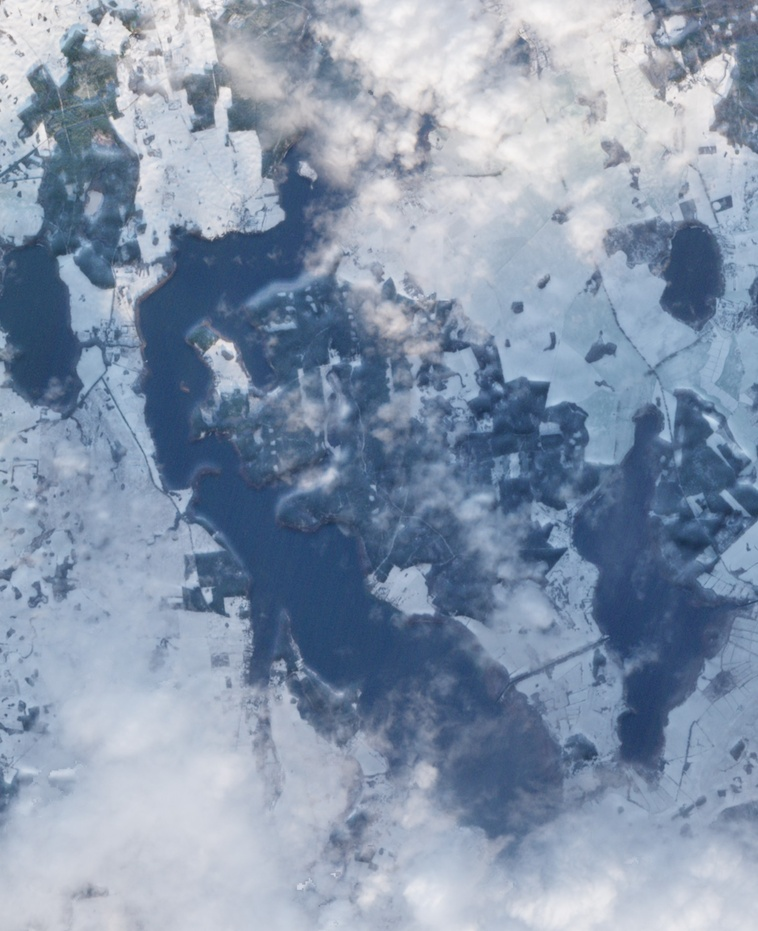
#> input picture Satellite pics/2020-01-05-00_00_2020-01-05-23_59_Sentinel-2_L2A_True_color (1).jpg, 758 x 931 px, shrunk from 1533 x 1884 before the run; its folder holds only this picture in this run
$ python postprocess.py
#> lines starting #> are read from the running program, lines starting #| are printed output that depends on the picture
import cv2
import os

current_dir = os.path.dirname(os.path.abspath(__file__))
pics_dir = os.path.join(current_dir, "Satellite pics")
results_dir = os.path.join(current_dir, "results")
os.makedirs(pics_dir, exist_ok=True)
print(f"directory: {pics_dir}")

for img_name in os.listdir(pics_dir):
    if img_name.endswith(".jpg"):
        img_path = os.path.join(pics_dir, img_name)
        img = cv2.imread(img_path)
#> img is the input picture: shape (931, 758, 3); mean B, G, R 172.3, 150.5, 134.8

        denoised = cv2.GaussianBlur(img, (5, 5), 0)

        hsv = cv2.cvtColor(denoised, cv2.COLOR_BGR2HSV)
#> hsv: shape (931, 758, 3); mean H, S, V 108.1, 65, 172.3

        clahe = cv2.createCLAHE(clipLimit=3.0, tileGridSize=(8, 8))
        hsv[:, :, 2] = clahe.apply(hsv[:, :, 2])
#> hsv: shape (931, 758, 3); mean H, S, V 108.1, 65, 146.1

        enhanced = cv2.cvtColor(hsv, cv2.COLOR_HSV2BGR)
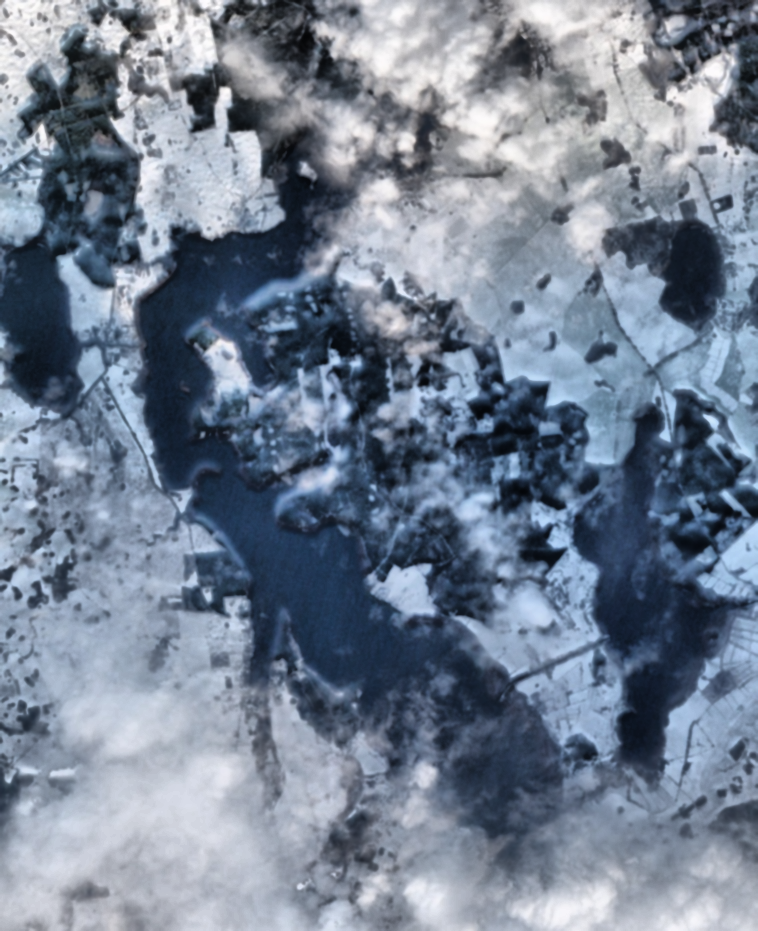
#> enhanced: shape (931, 758, 3); mean B, G, R 146.1, 128.6, 116.3

        output_path = os.path.join(results_dir, img_name)
        cv2.imwrite(output_path, enhanced)

print("Success!")

$ run again, on Satellite pics/2020-03-13-00_00_2020-03-13-23_59_Sentinel-2_L2A_True_color.jpg
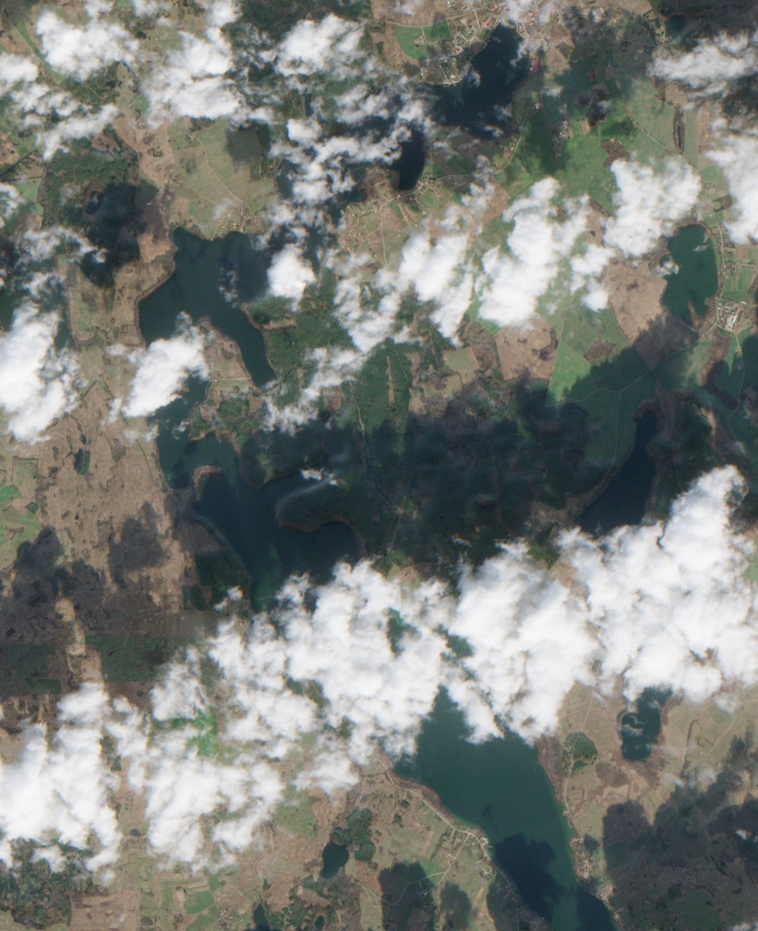
#> input picture Satellite pics/2020-03-13-00_00_2020-03-13-23_59_Sentinel-2_L2A_True_color.jpg, 758 x 931 px, shrunk from 1533 x 1884 before the run
#> img is the input picture: shape (931, 758, 3); mean B, G, R 120.1, 125.2, 121.6
#> `enhanced = cv2.cvtColor(hsv, cv2.COLOR_HSV2BGR)`:
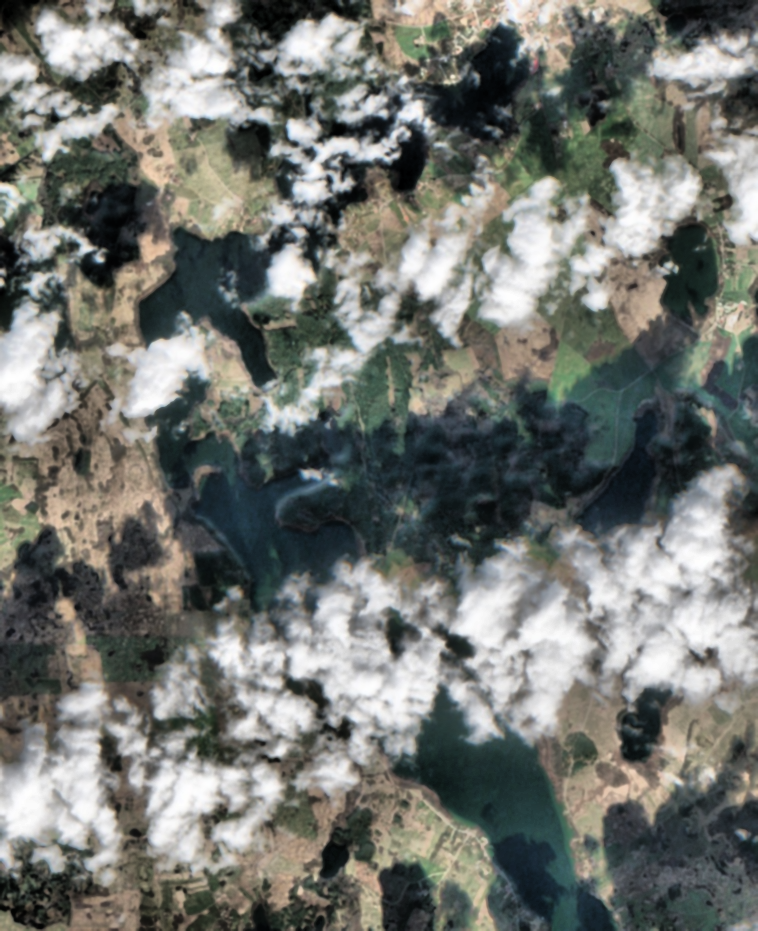
#> enhanced: shape (931, 758, 3); mean B, G, R 112.7, 117.6, 115.2

$ run again, on Satellite pics/2020-03-18-00_00_2020-03-18-23_59_Sentinel-2_L2A_True_color.jpg
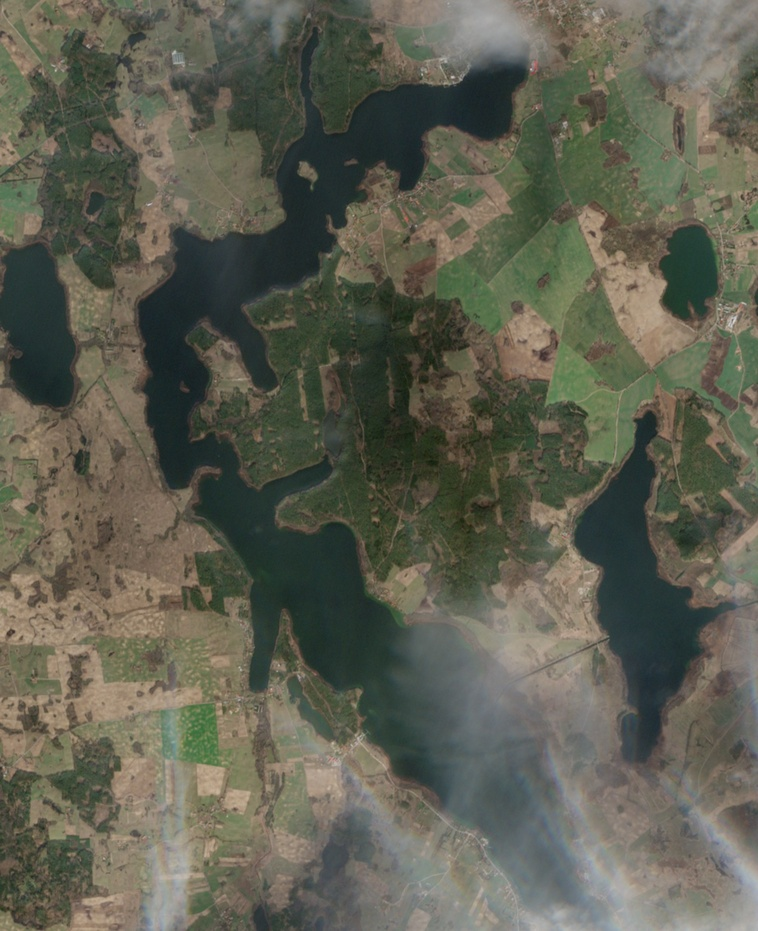
#> input picture Satellite pics/2020-03-18-00_00_2020-03-18-23_59_Sentinel-2_L2A_True_color.jpg, 758 x 931 px, shrunk from 1533 x 1884 before the run
#> img is the input picture: shape (931, 758, 3); mean B, G, R 81.8, 95.7, 95.4
#> `enhanced = cv2.cvtColor(hsv, cv2.COLOR_HSV2BGR)`:
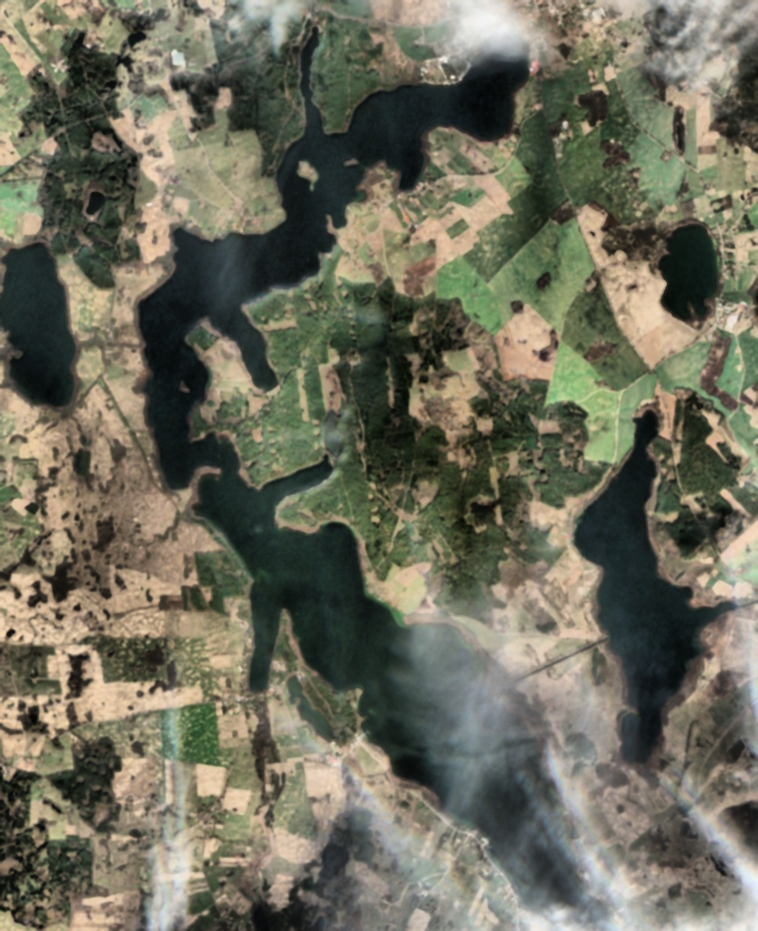
#> enhanced: shape (931, 758, 3); mean B, G, R 92.3, 108.6, 109.8

$ run again, on Satellite pics/2020-03-25-00_00_2020-03-25-23_59_Sentinel-2_L2A_True_color.jpg
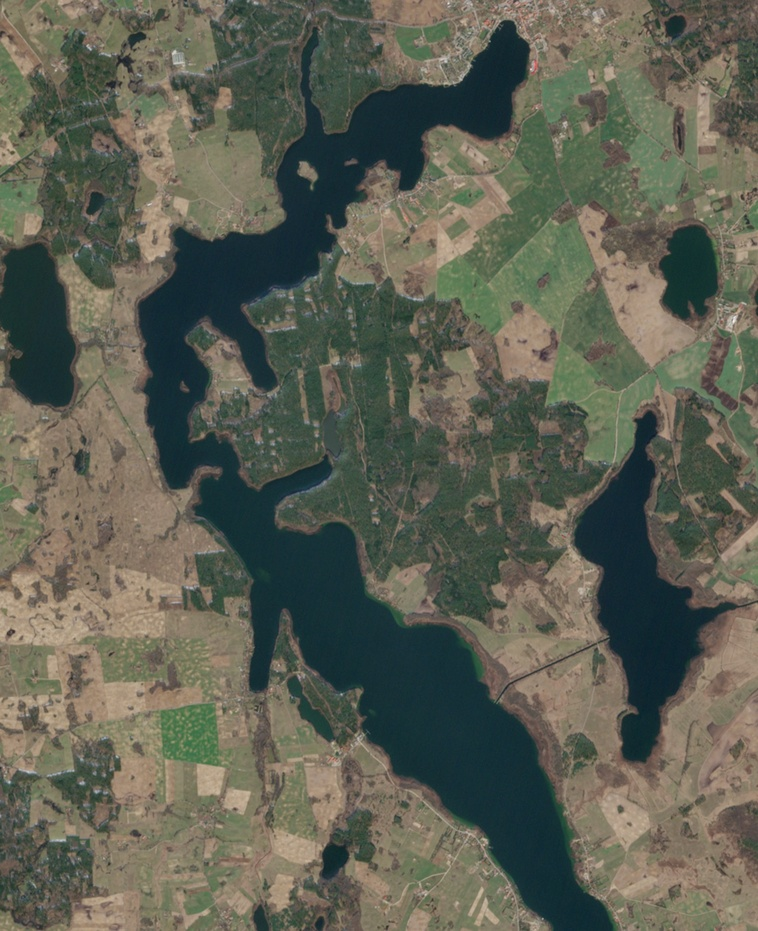
#> input picture Satellite pics/2020-03-25-00_00_2020-03-25-23_59_Sentinel-2_L2A_True_color.jpg, 758 x 931 px, shrunk from 1533 x 1884 before the run
#> img is the input picture: shape (931, 758, 3); mean B, G, R 83.7, 96.9, 94.9
#> `enhanced = cv2.cvtColor(hsv, cv2.COLOR_HSV2BGR)`:
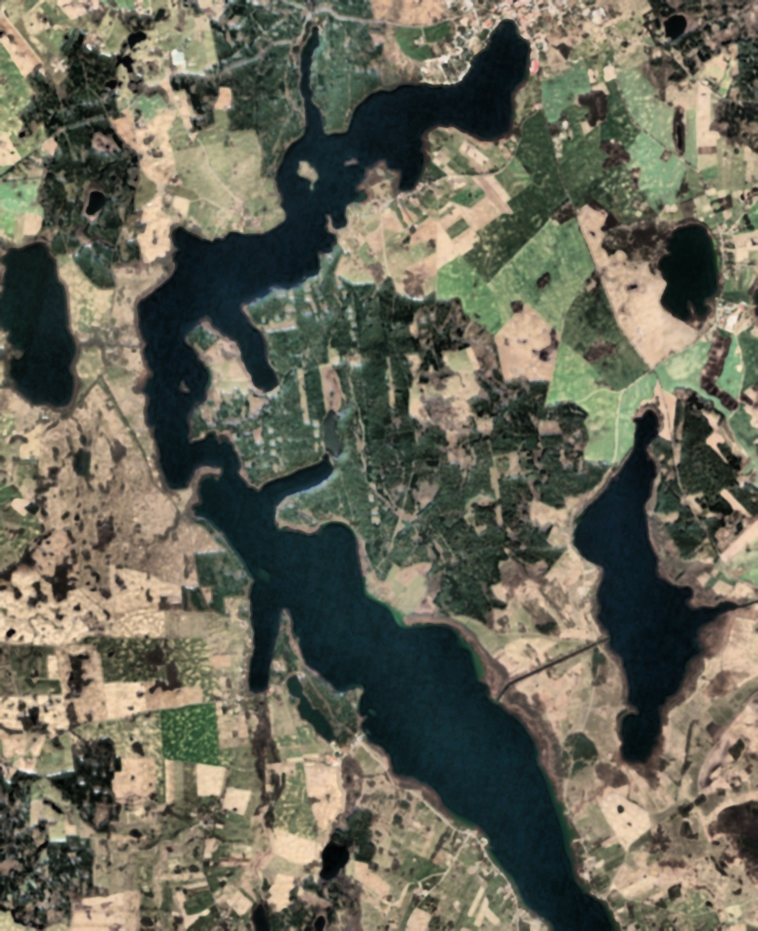
#> enhanced: shape (931, 758, 3); mean B, G, R 87.5, 102.4, 103.2
